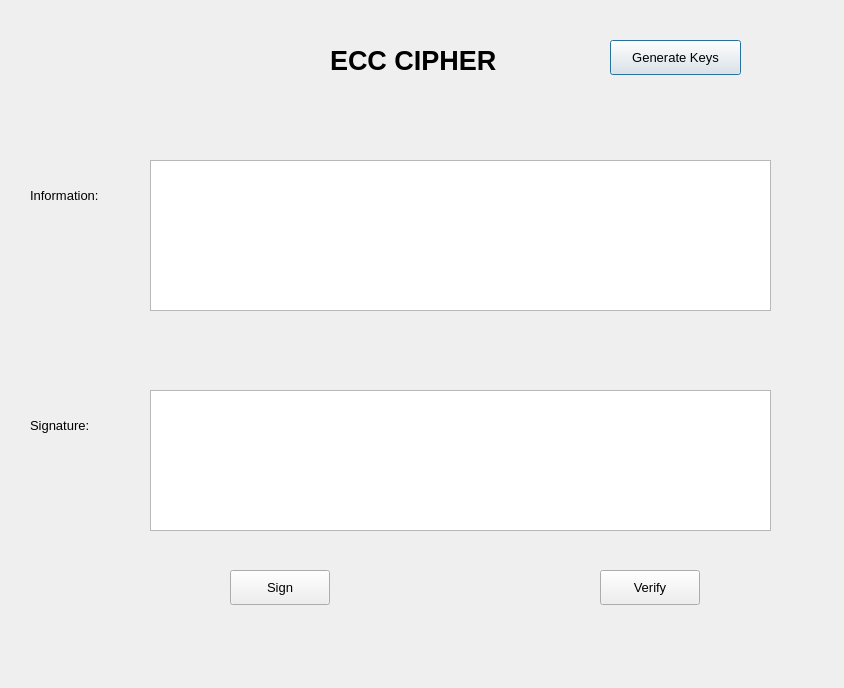
<?xml version="1.0" encoding="UTF-8"?>
<ui version="4.0">
 <class>Dialog</class>
 <widget class="QDialog" name="Dialog">
  <property name="geometry">
   <rect>
    <x>0</x>
    <y>0</y>
    <width>844</width>
    <height>688</height>
   </rect>
  </property>
  <property name="windowTitle">
   <string>Dialog</string>
  </property>
  <widget class="QLabel" name="label">
   <property name="geometry">
    <rect>
     <x>330</x>
     <y>30</y>
     <width>211</width>
     <height>61</height>
    </rect>
   </property>
   <property name="font">
    <font>
     <pointsize>20</pointsize>
     <weight>75</weight>
     <bold>true</bold>
    </font>
   </property>
   <property name="text">
    <string>ECC CIPHER</string>
   </property>
  </widget>
  <widget class="QLabel" name="label_2">
   <property name="geometry">
    <rect>
     <x>30</x>
     <y>180</y>
     <width>101</width>
     <height>31</height>
    </rect>
   </property>
   <property name="font">
    <font>
     <pointsize>10</pointsize>
    </font>
   </property>
   <property name="text">
    <string>Information:</string>
   </property>
  </widget>
  <widget class="QLabel" name="label_3">
   <property name="geometry">
    <rect>
     <x>30</x>
     <y>410</y>
     <width>101</width>
     <height>31</height>
    </rect>
   </property>
   <property name="font">
    <font>
     <pointsize>10</pointsize>
    </font>
   </property>
   <property name="text">
    <string>Signature:</string>
   </property>
  </widget>
  <widget class="QPlainTextEdit" name="txt_info">
   <property name="geometry">
    <rect>
     <x>150</x>
     <y>160</y>
     <width>621</width>
     <height>151</height>
    </rect>
   </property>
  </widget>
  <widget class="QPlainTextEdit" name="txt_sign">
   <property name="geometry">
    <rect>
     <x>150</x>
     <y>390</y>
     <width>621</width>
     <height>141</height>
    </rect>
   </property>
  </widget>
  <widget class="QPushButton" name="btn_gen_keys">
   <property name="geometry">
    <rect>
     <x>610</x>
     <y>40</y>
     <width>131</width>
     <height>35</height>
    </rect>
   </property>
   <property name="font">
    <font>
     <pointsize>10</pointsize>
    </font>
   </property>
   <property name="text">
    <string>Generate Keys</string>
   </property>
  </widget>
  <widget class="QPushButton" name="btn_sign">
   <property name="geometry">
    <rect>
     <x>230</x>
     <y>570</y>
     <width>100</width>
     <height>35</height>
    </rect>
   </property>
   <property name="font">
    <font>
     <pointsize>10</pointsize>
    </font>
   </property>
   <property name="text">
    <string>Sign</string>
   </property>
  </widget>
  <widget class="QPushButton" name="btn_verify">
   <property name="geometry">
    <rect>
     <x>600</x>
     <y>570</y>
     <width>100</width>
     <height>35</height>
    </rect>
   </property>
   <property name="font">
    <font>
     <pointsize>10</pointsize>
    </font>
   </property>
   <property name="text">
    <string>Verify</string>
   </property>
  </widget>
 </widget>
 <resources/>
 <connections/>
</ui>
